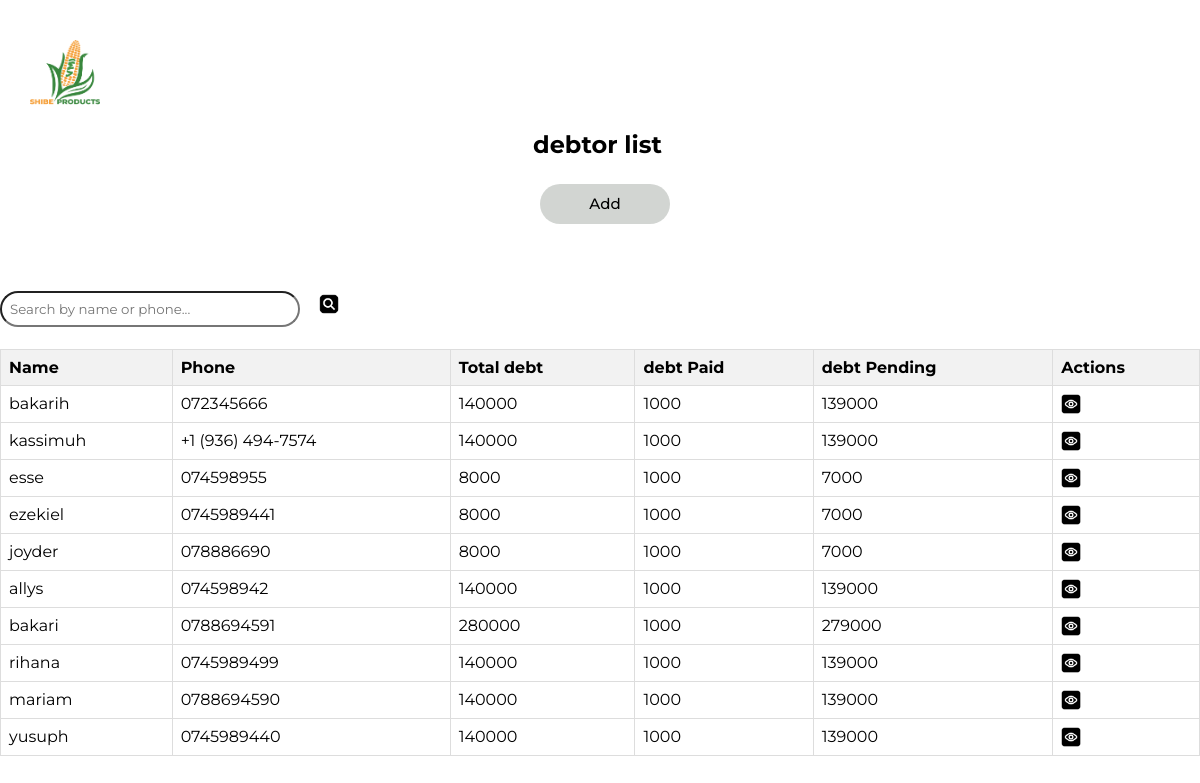
/list_debtors/ (signed in), run on the app's committed database.
### ShibeApp/models.py (models this page shows, shortened)
class Debtor(models.Model):
   debtor_name = models.CharField(max_length=255, unique=True)
   debtor_phone = models.CharField(max_length=20, unique=True)
   date_created = models.DateTimeField(auto_now_add=True)
   class Meta:
      ordering = ('-date_created',)

### ShibeApp/views.py (the view)
# urls.py: path('list_debtors/', views.list_debtors, name='list_debtors'),
@login_required
def list_debtors(request):
    search_query = request.GET.get('search', '')
    debtors = Debtor.objects.all()
    if search_query:
        debtors = debtors.filter(
            Q(debtor_name__icontains=search_query) |
            Q(debtor_phone__icontains=search_query)
        )
    debtors = debtors.annotate(
        total_orders=Sum('debitororder__total_price', default=0),
        total_paid=Sum('debitororder__debt_paid', default=0),
        total_pending=Sum('debitororder__debt_pending', default=0)
    ).order_by('-date_created')
    return render(request, 'list_debtors.html', {
        'debtors': debtors,
        'search_query': search_query
    })

### ShibeApp/templates/list_debtors.html (shortened to what this page needs)
{% load static %} {% block content %}
<head>
  <link
    rel="stylesheet"
    href="https://cdnjs.cloudflare.com/ajax/libs/font-awesome/6.0.0-beta3/css/all.min.css"
  />
</head>
<body>
  <div class="nav-logo">
    <a href="{% url 'ShibeApp:home'%}">
      <img
        src="{% static 'images/shibe.png' %}"
        alt="Shibe Product"
        style="
          width: 70px;
          height: 70px;
          margin-top: 40px;
          margin-left: 30px;
          cursor: pointer;
        "
    /></a>
  </div>
  <div class="ttle" style="margin-top: 20px; margin-left: -5px">
    <h2>debtor <span>list</span></h2>
  </div>
  <div class="bt">
    <a href="{% url 'ShibeApp:add_debtor' %}"><button>Add</button></a>
  </div>
  <form method="GET" action="{% url 'ShibeApp:list_debtors' %}" class="mb-4">
    <input
      type="text"
      name="search"
      class="form-control"
      placeholder="Search by name or phone..."
      value="{{ search_query }}"
      style="
        padding: 8px;
        width: 300px;
        font-family: 'Montserrat', Arial, sans-serif;
        border-radius: 30px;
      "
    />
    <button
      type="submit"
      style="
        background: none;
        border: none;
        margin-left: -40px; /* This pulls the icon inside the input */
        cursor: pointer;
        z-index: 2;
      "
      aria-label="Search"
    >
      <img
        src="{% static 'images/search_icon.png' %}"
        alt="Search"
        style="width: 20px; height: 20px"
      />
    </button>
  </form>
  <table id="debtorsTable">
    <thead>
      <tr>
        <th>Name</th>
        <th>Phone</th>
        <th>Total debt</th>
        <th>debt Paid</th>
        <th>debt Pending</th>
        <th>Actions</th>
      </tr>
    </thead>
    <tbody>
      {% for debtor in debtors %}
      <tr class="debtor-row">
        <td>{{ debtor.debtor_name }}</td>
        <td>{{ debtor.debtor_phone }}</td>
        <td>{{ debtor.total_orders }}</td>
        <td>{{ debtor.total_paid }}</td>
        <td>{{ debtor.total_pending }}</td>
        <td>
          <div class="icon-container">
            <a
              href="{% url 'ShibeApp:debtor_history' debtor.id %}"
              class="view-link"
            >
              <img
                src="{% static 'images/view_icon.png' %}"
                alt="view"
                class="icon"
              />
            </a>
          </div>
        </td>
      </tr>
      {% empty %}
      <tr>
        <td colspan="6" style="text-align: center">No debtors found</td>
      </tr>
      {% endfor %}
    </tbody>
  </table>
</body>
{% endblock %}

### ShibeApp/templates/list_debtors.html (style rules this page uses)
body { background-color: var(--background-color); color: var(--text-color); margin: 0; padding: 0; font-family: "Montserrat", Arial, sans-serif; }
form { margin-bottom: 20px; }
button { font-family: "Montserrat", Arial, sans-serif; background: rgba(192, 197, 192, 0.719); color: black; border: none; padding: 10px 20px; cursor: pointer; border-radius: 20px; width: 100%; max-width: 130px; height: 40px; font-weight: 500; transform: 0.3s ease; font-size: 15px; margin: 5px; box-sizing: border-box; }
table { width: 100%; border-collapse: collapse; }
th, td { border: 1px solid #ddd; padding: 8px; text-align: left; word-wrap: break-word; }
th { background-color: #f2f2f2; }
.icon { cursor: pointer; margin-right: 5px; }
.icon-container { display: flex; align-items: center; }
.icon-container img { width: 20px; height: 20px; }
.bt { width: 100%; max-width: 130px; font-weight: 500; border: none; border-radius: 50px; cursor: pointer; transform: 0.3s ease; font-size: 15px; margin: 0 auto 50px; display: block; }
.ttle { text-align: center; margin-top: 0%; }

### data on the page
Debtor: debtor_name "bakarih", debtor_phone "072345666", total_orders "140000", total_paid "1000", total_pending "139000"
Debtor: debtor_name "kassimuh", debtor_phone "+1 (936) 494-7574", total_orders "140000", total_paid "1000", total_pending "139000"
Debtor: debtor_name "esse", debtor_phone "074598955", total_orders "8000", total_paid "1000", total_pending "7000"
Debtor: debtor_name "ezekiel", debtor_phone "0745989441", total_orders "8000", total_paid "1000", total_pending "7000"
Debtor: debtor_name "joyder", debtor_phone "078886690", total_orders "8000", total_paid "1000", total_pending "7000"
Debtor: debtor_name "allys", debtor_phone "074598942", total_orders "140000", total_paid "1000", total_pending "139000"
Debtor: debtor_name "bakari", debtor_phone "0788694591", total_orders "280000", total_paid "1000", total_pending "279000"
Debtor: debtor_name "rihana", debtor_phone "0745989499", total_orders "140000", total_paid "1000", total_pending "139000"
Debtor: debtor_name "mariam", debtor_phone "0788694590", total_orders "140000", total_paid "1000", total_pending "139000"
Debtor: debtor_name "yusuph", debtor_phone "0745989440", total_orders "140000", total_paid "1000", total_pending "139000"
